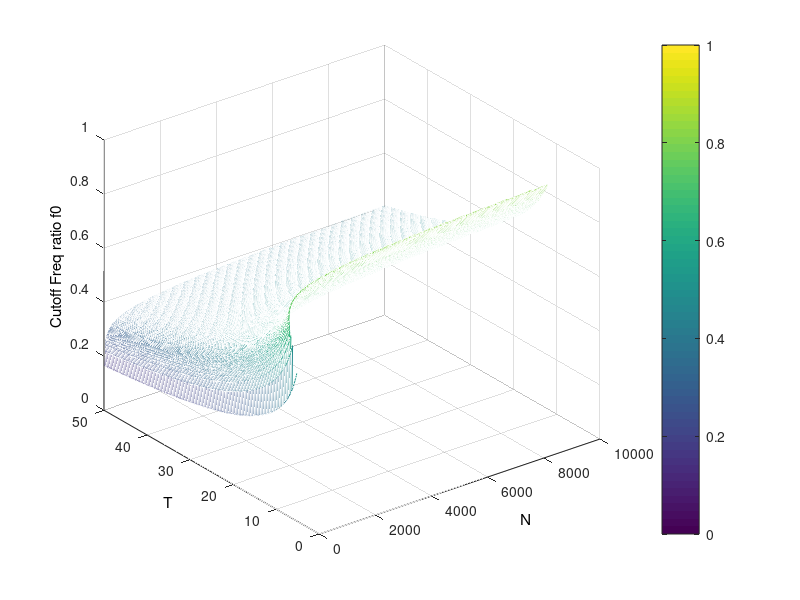

Source code (MATLAB):
% Study the relationship between performance measure and parameters

% %% Theoritical Value

% T = 15.0;
% N = 300;


% alphas = logspace(-2, 2, 100);
% fs = linspace(0, 1, 100);
% pms = zeros(100, 100);

% for i = 1:100
%     for j = 1:100
%         alpha = alphas(j);
%         f = fs(i);
%         pms(i,j) = abs(1 - alpha*(1-exp(-f.^2*T)).^N - (1-exp(-T)).^N) ./ alpha;
%     end
% end


% [myAlpha, myF] = meshgrid(alphas, fs);

% figure;
% mesh(myAlpha, myF, pms);
% set(gca, 'XScale', 'log');
% set(get(gca,'XLabel'),'String','alpha');
% set(get(gca,'YLabel'),'String','f');
% set(get(gca,'ZLabel'),'String','Performance Measure');
% % zlim([0,1]);
% caxis([0,1]);

% colorbar();

%% Explore the relationship between cutoff freq and N,T

% Ns = logspace(1, 8, 500);
Ns = linspace(10, 10000, 500);
Ts = linspace(0,50,500);

f0s = zeros(500, 500);

f = linspace(0,1,500);
epsilon = 0.05;

for i = 1:500
    for j = 1:500
        N = Ns(j);
        T = Ts(i);
        pm2 = abs(1 - (1-exp(-f.^2*T)).^N - (1-exp(-T)).^N);
        f_ind = find(pm2 > epsilon);
        % Cutoff Frequency
        if (1-exp(-T)).^N < 1-5*epsilon || f(f_ind(1)) == 0
            f0s(i,j) = NaN;
        else
            f0s(i,j) = f(f_ind(1));
        end
    end
end


[myN, myT] = meshgrid(Ns, Ts);

figure;
mesh(myN, myT, f0s);
% set(gca, 'XScale', 'log');
set(get(gca,'XLabel'),'String','N');
set(get(gca,'YLabel'),'String','T');
set(get(gca,'ZLabel'),'String','Cutoff Freq ratio f0');
% zlim([0,1]);
caxis([0,1]);

colorbar();


% %% Single Group test
% T = 10;
% N = 1000;
% epsilon = 0.05;
% f = linspace(0, 1, 200);
% pm2 = abs(1 - (1-exp(-f.^2*T)).^N - (1-exp(-T)).^N);
% f_ind = find(pm2 > epsilon);
% (1-exp(-T)).^N
% f0 = f(f_ind(1))
